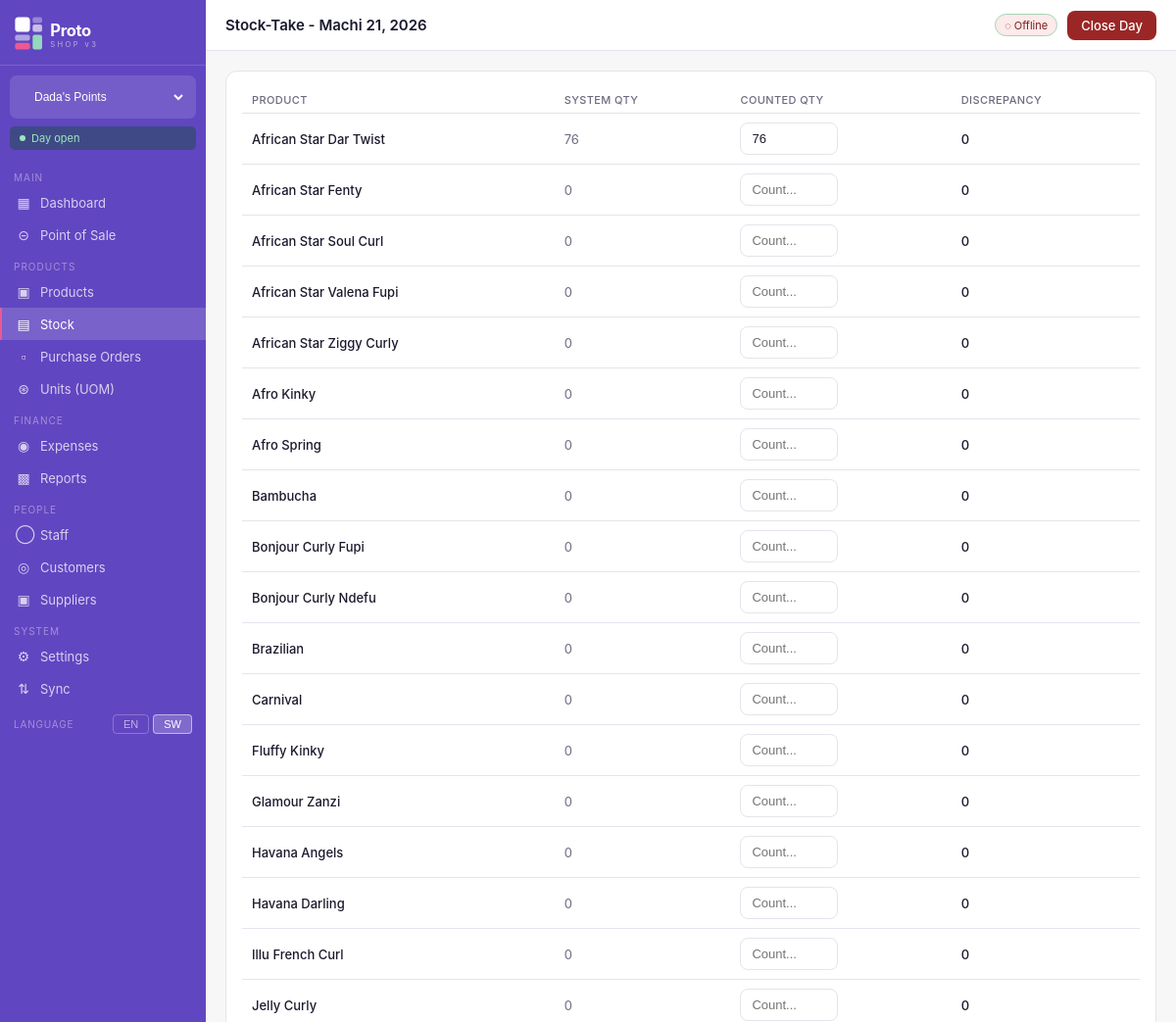
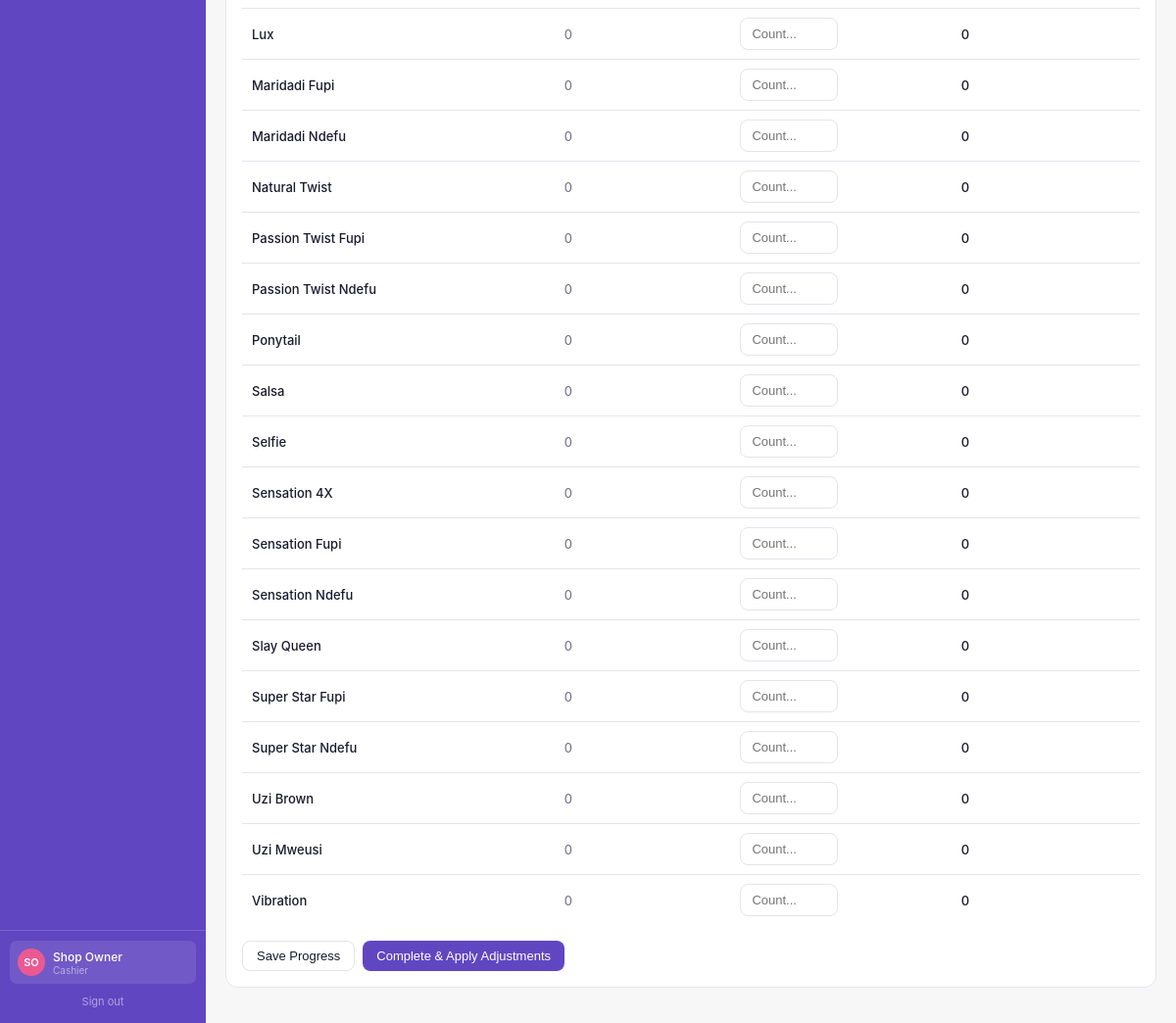
The page /stock/take/1/ (signed in) on the database its author committed (2 pictures, top to bottom).
### shops/models.py (models this page shows, shortened)
class Shop(models.Model):
    SHOP_TYPE_CHOICES = [
        ('handbags', 'Handbags'),
        ('hair', 'Hair Products'),
        ('home', 'Home Supplies'),
        ('other', 'Other'),
    ]
    name = models.CharField(max_length=100)
    shop_type = models.CharField(max_length=20, choices=SHOP_TYPE_CHOICES)
    address = models.TextField(blank=True)
    phone = models.CharField(max_length=20, blank=True)
    is_active = models.BooleanField(default=True)
    created_at = models.DateTimeField(auto_now_add=True)
    class Meta:
        ordering = ['name']

class UserShopAccess(models.Model):
    ROLE_CHOICES = [
        ('owner', 'Owner'),
        ('admin', 'Admin'),
        ('cashier', 'Cashier'),
    ]
    user = models.ForeignKey(User, on_delete=models.CASCADE, related_name='shop_access')
    shop = models.ForeignKey(Shop, on_delete=models.CASCADE, related_name='user_access')
    role = models.CharField(max_length=20, choices=ROLE_CHOICES, default='cashier')
    is_active = models.BooleanField(default=True)
    class Meta:
        unique_together = ('user', 'shop')

### stock/models.py (models this page shows, shortened)
class StockTake(models.Model):
    STATUS_CHOICES = [
        ('draft', 'Draft'),
        ('in_progress', 'In Progress'),
        ('completed', 'Completed'),
    ]
    shop = models.ForeignKey(Shop, on_delete=models.CASCADE)
    date = models.DateField()
    status = models.CharField(max_length=20, choices=STATUS_CHOICES, default='draft')
    conducted_by = models.ForeignKey(User, on_delete=models.SET_NULL, null=True)
    notes = models.TextField(blank=True)
    created_at = models.DateTimeField(auto_now_add=True)
    completed_at = models.DateTimeField(null=True, blank=True)

class StockTakeItem(models.Model):
    stock_take = models.ForeignKey(StockTake, on_delete=models.CASCADE, related_name='items')
    product = models.ForeignKey(Product, on_delete=models.CASCADE)
    variant = models.ForeignKey(ProductVariant, on_delete=models.CASCADE, null=True, blank=True)
    system_quantity = models.IntegerField()
    counted_quantity = models.IntegerField(null=True, blank=True)
    discrepancy = models.IntegerField(default=0)

### products/models.py (models this page shows, shortened)
class Product(models.Model):
    name = models.CharField(max_length=200)
    sku = models.CharField(max_length=50, unique=True, blank=True)
    category = models.ForeignKey(Category, on_delete=models.SET_NULL, null=True, blank=True, related_name='products')
    shop = models.ForeignKey(Shop, on_delete=models.CASCADE, related_name='products')
    description = models.TextField(blank=True)
    image = models.ImageField(upload_to='products/', null=True, blank=True)
    selling_price = models.DecimalField(max_digits=12, decimal_places=2)
    buying_price  = models.DecimalField(max_digits=12, decimal_places=2)
    tax_inclusive = models.BooleanField(default=True)
    uom = models.ForeignKey(
        'units.UnitOfMeasure',
        on_delete=models.SET_NULL,
        null=True, blank=True,
        related_name='products',
        verbose_name='Unit of Measure',
        help_text='e.g. Piece, Kg, Litre, Packet'
    )
    track_stock = models.BooleanField(default=True)
    low_stock_threshold = models.IntegerField(default=10)
    is_active = models.BooleanField(default=True)
    has_variants = models.BooleanField(default=False)
    created_at = models.DateTimeField(auto_now_add=True)
    updated_at = models.DateTimeField(auto_now=True)
    class Meta:
        ordering = ['name']

### stock/views.py (the view, shortened to what this page needs)
# urls.py: path('take/<int:pk>/', views.stock_take_detail, name='take_detail'),
@login_required
def stock_take_detail(request, pk):
    shop = get_current_shop(request)
    take = get_object_or_404(StockTake, pk=pk, shop=shop)
    return render(request, 'stock/take_detail.html', {'take': take, 'shop': shop})

### shops/models.py (called while the page is built)
    @property
    def is_open(self):
        return self.status == 'open'

### stock/views.py (called while the page is built)
def get_current_shop(request):
    shop_id = request.session.get('current_shop_id')
    return Shop.objects.filter(id=shop_id).first() if shop_id else None

### templates/stock/take_detail.html (shortened to what this page needs)
{% extends "base.html" %}
{% block page_title %}Stock-Take - {{ take.date }}{% endblock %}
{% block content %}
<div class="card">
  <form method="post">{% csrf_token %}
    <div class="table-wrap">
      <table>
        <thead><tr><th>Product</th><th>System Qty</th><th>Counted Qty</th><th>Discrepancy</th></tr></thead>
        <tbody>
          {% for item in take.items.all %}
          <tr>
            <td style="font-weight:500">{{ item.product.name }}</td>
            <td style="color:#6b6b80">{{ item.system_quantity }}</td>
            <td><input type="number" name="item_{{ item.pk }}" value="{{ item.counted_quantity|default:'' }}" style="width:100px" placeholder="Count..."></td>
            <td style="font-weight:500;{% if item.discrepancy < 0 %}color:#9b2626{% elif item.discrepancy > 0 %}color:#0D512B{% endif %}">
              {% if item.counted_quantity is not None %}{% if item.discrepancy > 0 %}+{% endif %}{{ item.discrepancy }}{% else %}-{% endif %}
            </td>
          </tr>
          {% endfor %}
        </tbody>
      </table>
    </div>
    <div style="display:flex;gap:8px;margin-top:16px">
      <button type="submit" class="btn btn-outline">Save Progress</button>
      <button type="submit" name="complete" value="1" class="btn btn-primary">Complete & Apply Adjustments</button>
    </div>
  </form>
</div>
{% endblock %}

### templates/base.html (shortened to what this page needs)
<!DOCTYPE html>
<html lang="en">
<head>
  <link rel="stylesheet" href="/static/css/proto.css">
</head>
<body>
<div class="app-layout">
  <aside class="sidebar">
    <div class="sidebar-logo">
      <a href="{% url 'dashboard' %}" style="display:flex;align-items:center;padding:2px 0;">
        <img src="/static/img/logo-white.svg" alt="Proto v3" style="height:36px;width:auto;">
      </a>
    </div>
    {% if all_accessible_shops %}
    <form method="post" action="{% url 'switch_shop' %}" class="shop-switcher">
      <select name="shop_id" onchange="this.form.submit()">
        {% for access in all_accessible_shops %}
          <option value="{{ access.shop.id }}"
            {% if access.shop.id == current_shop.id %}selected{% endif %}>
            {{ access.shop.name }}
          </option>
        {% endfor %}
      </select>
    </form>
    {% endif %}
    <div class="day-badge {% if day_is_open %}day-open{% else %}day-closed{% endif %}">
      <span class="day-dot"></span>
      {% if day_is_open %}Day open{% else %}Day closed{% endif %}
    </div>
    <nav class="sidebar-nav">
      <div class="nav-section">Main</div>
      <a href="{% url 'dashboard' %}" class="nav-item {% if request.resolver_match.url_name == 'dashboard' %}active{% endif %}">
        <span class="nav-icon">&#9638;</span> Dashboard
      </a>
      <a href="{% url 'pos:index' %}" class="nav-item {% if 'pos' in request.resolver_match.namespace %}active{% endif %}">
        <span class="nav-icon">&#8861;</span> Point of Sale
      </a>
      <div class="nav-section">Products</div>
      <a href="{% url 'products:list' %}" class="nav-item {% if request.resolver_match.namespace == 'products' %}active{% endif %}">
        <span class="nav-icon">&#9635;</span> Products
      </a>
      <a href="{% url 'stock:list' %}" class="nav-item {% if request.resolver_match.namespace == 'stock' %}active{% endif %}">
        <span class="nav-icon">&#9636;</span> Stock
      </a>
      <a href="{% url 'purchases:list' %}" class="nav-item {% if request.resolver_match.namespace == 'purchases' %}active{% endif %}">
        <span class="nav-icon">&#9643;</span> Purchase Orders
      </a>
      <a href="{% url 'units:list' %}" class="nav-item {% if request.resolver_match.namespace == 'units' %}active{% endif %}">
        <span class="nav-icon">&#8859;</span> Units (UOM)
      </a>
      <div class="nav-section">Finance</div>
      <a href="{% url 'expenses:list' %}" class="nav-item {% if request.resolver_match.namespace == 'expenses' %}active{% endif %}">
        <span class="nav-icon">&#9673;</span> Expenses
      </a>
      <a href="{% url 'reports:dashboard' %}" class="nav-item {% if request.resolver_match.namespace == 'reports' %}active{% endif %}">
        <span class="nav-icon">&#9641;</span> Reports
      </a>
      <div class="nav-section">People</div>
      <a href="{% url 'staff:list' %}" class="nav-item {% if request.resolver_match.namespace == 'staff' %}active{% endif %}">
        <span class="nav-icon">&#9711;</span> Staff
      </a>
      <a href="{% url 'customers:list' %}" class="nav-item {% if request.resolver_match.namespace == 'customers' %}active{% endif %}">
        <span class="nav-icon">&#9678;</span> Customers
      </a>
      <a href="{% url 'purchases:suppliers' %}" class="nav-item {% if request.resolver_match.url_name == 'suppliers' or request.resolver_match.url_name == 'supplier_create' %}active{% endif %}">
        <span class="nav-icon">&#9635;</span> Suppliers
      </a>
      <div class="nav-section">System</div>
      <a href="{% url 'settings:index' %}" class="nav-item {% if request.resolver_match.namespace == 'settings' %}active{% endif %}">
        <span class="nav-icon">&#9881;</span> Settings
      </a>
      <a href="{% url 'sync_engine:dashboard' %}" class="nav-item {% if request.resolver_match.namespace == 'sync_engine' %}active{% endif %}">
        <span class="nav-icon">&#8645;</span> Sync
      </a>
      <div class="nav-lang">
        <span class="nav-lang-label">Language</span>
        <div class="nav-lang-btns">
          <form method="post" action="{% url 'settings:change_language' %}" style="display:inline">
            <button type="submit" class="lang-btn {% if request.LANGUAGE_CODE == 'en' %}lang-active{% endif %}">EN</button>
          </form>
          <form method="post" action="{% url 'settings:change_language' %}" style="display:inline">
            <button type="submit" class="lang-btn {% if request.LANGUAGE_CODE != 'en' %}lang-active{% endif %}">SW</button>
          </form>
        </div>
      </div>
    </nav>
    <div class="sidebar-footer">
      <div class="user-chip">
        <div class="user-avatar">{{ request.user.first_name.0|default:request.user.username.0|upper }}{{ request.user.last_name.0|upper }}</div>
        <div>
          <div class="user-name">{{ request.user.get_full_name|default:request.user.username }}</div>
          <div class="user-role">{{ current_role|capfirst }}</div>
        </div>
      </div>
      <a href="{% url 'logout' %}" class="logout-btn">Sign out</a>
    </div>
  </aside>
  <div class="main-area">
    <header class="topbar">
      <div class="topbar-left">
        <h1 class="page-title">{% block page_title %}Dashboard{% endblock %}</h1>
      </div>
      <div class="topbar-right">
        <span class="sync-badge" id="sync-indicator" title="Click to sync">&#9679; Online</span>
        {% if day_is_open %}
          <a href="#" class="btn btn-danger" onclick="showCloseDayModal(); return false;">Close Day</a>
        {% else %}
          <a href="#" class="btn btn-success" onclick="showOpenDayModal(); return false;">Open Day</a>
        {% endif %}
      </div>
    </header>
    <main class="page-content">
      {% block content %}{% endblock %}
    </main>
  </div>
</div>
</body>
</html>

### rows shown on the page
Shop: shop_id "Dada's Points"
StockTake: date "Machi 21, 2026"
StockTakeItem: product.name "African Star Dar Twist", system_quantity "76", counted_quantity "76", discrepancy "0"
StockTakeItem: product.name "African Star Fenty", system_quantity "0", discrepancy "0"
StockTakeItem: product.name "African Star Soul Curl", system_quantity "0", discrepancy "0"
StockTakeItem: product.name "African Star Valena Fupi", system_quantity "0", discrepancy "0"
StockTakeItem: product.name "African Star Ziggy Curly", system_quantity "0", discrepancy "0"
StockTakeItem: product.name "Afro Kinky", system_quantity "0", discrepancy "0"
StockTakeItem: product.name "Afro Spring", system_quantity "0", discrepancy "0"
StockTakeItem: product.name "Bambucha", system_quantity "0", discrepancy "0"
StockTakeItem: product.name "Bonjour Curly Fupi", system_quantity "0", discrepancy "0"
StockTakeItem: product.name "Bonjour Curly Ndefu", system_quantity "0", discrepancy "0"
StockTakeItem: product.name "Brazilian", system_quantity "0", discrepancy "0"
StockTakeItem: product.name "Carnival", system_quantity "0", discrepancy "0"
StockTakeItem: product.name "Fluffy Kinky", system_quantity "0", discrepancy "0"
StockTakeItem: product.name "Glamour Zanzi", system_quantity "0", discrepancy "0"
StockTakeItem: product.name "Havana Angels", system_quantity "0", discrepancy "0"
StockTakeItem: product.name "Havana Darling", system_quantity "0", discrepancy "0"
StockTakeItem: product.name "Illu French Curl", system_quantity "0", discrepancy "0"
StockTakeItem: product.name "Jelly Curly", system_quantity "0", discrepancy "0"
StockTakeItem: product.name "Lux", system_quantity "0", discrepancy "0"
StockTakeItem: product.name "Maridadi Fupi", system_quantity "0", discrepancy "0"
StockTakeItem: product.name "Maridadi Ndefu", system_quantity "0", discrepancy "0"
StockTakeItem: product.name "Natural Twist", system_quantity "0", discrepancy "0"
StockTakeItem: product.name "Passion Twist Fupi", system_quantity "0", discrepancy "0"
StockTakeItem: product.name "Passion Twist Ndefu", system_quantity "0", discrepancy "0"
StockTakeItem: product.name "Ponytail", system_quantity "0", discrepancy "0"
StockTakeItem: product.name "Salsa", system_quantity "0", discrepancy "0"
StockTakeItem: product.name "Selfie", system_quantity "0", discrepancy "0"
StockTakeItem: product.name "Sensation 4X", system_quantity "0", discrepancy "0"
StockTakeItem: product.name "Sensation Fupi", system_quantity "0", discrepancy "0"
StockTakeItem: product.name "Sensation Ndefu", system_quantity "0", discrepancy "0"
StockTakeItem: product.name "Slay Queen", system_quantity "0", discrepancy "0"
StockTakeItem: product.name "Super Star Fupi", system_quantity "0", discrepancy "0"
StockTakeItem: product.name "Super Star Ndefu", system_quantity "0", discrepancy "0"
StockTakeItem: product.name "Uzi Brown", system_quantity "0", discrepancy "0"
StockTakeItem: product.name "Uzi Mweusi", system_quantity "0", discrepancy "0"
StockTakeItem: product.name "Vibration", system_quantity "0", discrepancy "0"

### other values the page prints
{{ request.user.first_name.0|default:request.user.username.0|upper }} "S"
{{ request.user.last_name.0|upper }} "O"
{{ request.user.get_full_name|default:request.user.username }} "Shop Owner"
{{ current_role|capfirst }} "Cashier"
